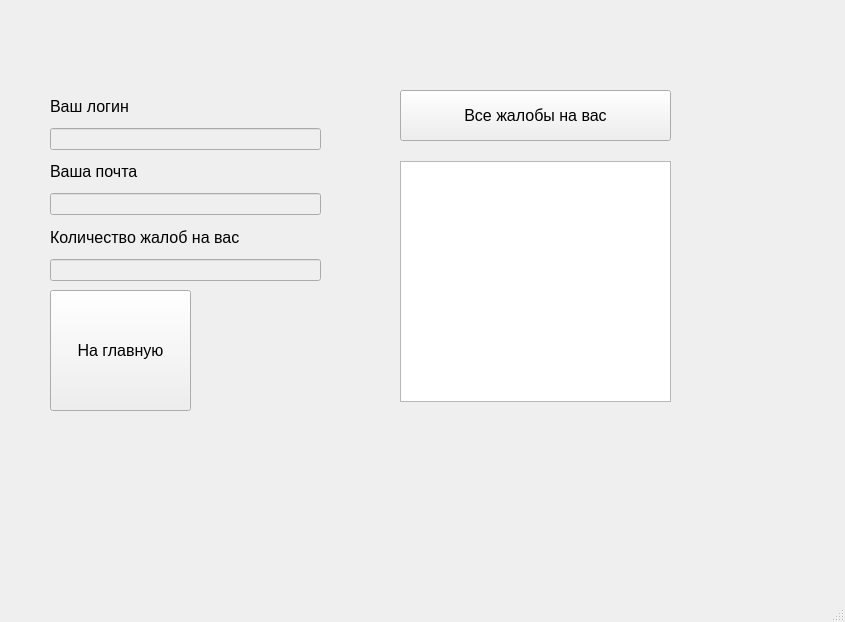
<?xml version="1.0" encoding="UTF-8"?>
<ui version="4.0">
 <class>MainWindow</class>
 <widget class="QMainWindow" name="MainWindow">
  <property name="geometry">
   <rect>
    <x>0</x>
    <y>0</y>
    <width>845</width>
    <height>622</height>
   </rect>
  </property>
  <property name="windowTitle">
   <string>MainWindow</string>
  </property>
  <widget class="QWidget" name="centralwidget">
   <widget class="QWidget" name="verticalLayoutWidget">
    <property name="geometry">
     <rect>
      <x>50</x>
      <y>90</y>
      <width>271</width>
      <height>191</height>
     </rect>
    </property>
    <layout class="QVBoxLayout" name="verticalLayout">
     <item>
      <widget class="QLabel" name="label">
       <property name="font">
        <font>
         <family>Arial</family>
         <pointsize>12</pointsize>
        </font>
       </property>
       <property name="text">
        <string>Ваш логин</string>
       </property>
      </widget>
     </item>
     <item>
      <widget class="QLineEdit" name="edit_login">
       <property name="enabled">
        <bool>false</bool>
       </property>
      </widget>
     </item>
     <item>
      <widget class="QLabel" name="label_2">
       <property name="font">
        <font>
         <family>Arial</family>
         <pointsize>12</pointsize>
        </font>
       </property>
       <property name="text">
        <string>Ваша почта</string>
       </property>
      </widget>
     </item>
     <item>
      <widget class="QLineEdit" name="edit_email">
       <property name="enabled">
        <bool>false</bool>
       </property>
      </widget>
     </item>
     <item>
      <widget class="QLabel" name="label_3">
       <property name="font">
        <font>
         <family>Arial</family>
         <pointsize>12</pointsize>
        </font>
       </property>
       <property name="text">
        <string>Количество жалоб на вас</string>
       </property>
      </widget>
     </item>
     <item>
      <widget class="QLineEdit" name="edit_countComplaints">
       <property name="enabled">
        <bool>false</bool>
       </property>
      </widget>
     </item>
    </layout>
   </widget>
   <widget class="QPushButton" name="btn_allComplaintsForUser">
    <property name="geometry">
     <rect>
      <x>400</x>
      <y>90</y>
      <width>271</width>
      <height>51</height>
     </rect>
    </property>
    <property name="font">
     <font>
      <family>Arial</family>
      <pointsize>12</pointsize>
     </font>
    </property>
    <property name="text">
     <string>Все жалобы на вас</string>
    </property>
   </widget>
   <widget class="QListWidget" name="list_allComplaintsForUser">
    <property name="geometry">
     <rect>
      <x>400</x>
      <y>161</y>
      <width>271</width>
      <height>241</height>
     </rect>
    </property>
   </widget>
   <widget class="QPushButton" name="btn_toMain">
    <property name="geometry">
     <rect>
      <x>50</x>
      <y>290</y>
      <width>141</width>
      <height>121</height>
     </rect>
    </property>
    <property name="font">
     <font>
      <family>Arial</family>
      <pointsize>12</pointsize>
     </font>
    </property>
    <property name="text">
     <string>На главную</string>
    </property>
   </widget>
  </widget>
  <widget class="QMenuBar" name="menubar">
   <property name="geometry">
    <rect>
     <x>0</x>
     <y>0</y>
     <width>845</width>
     <height>25</height>
    </rect>
   </property>
  </widget>
  <widget class="QStatusBar" name="statusbar"/>
 </widget>
 <resources/>
 <connections/>
</ui>
